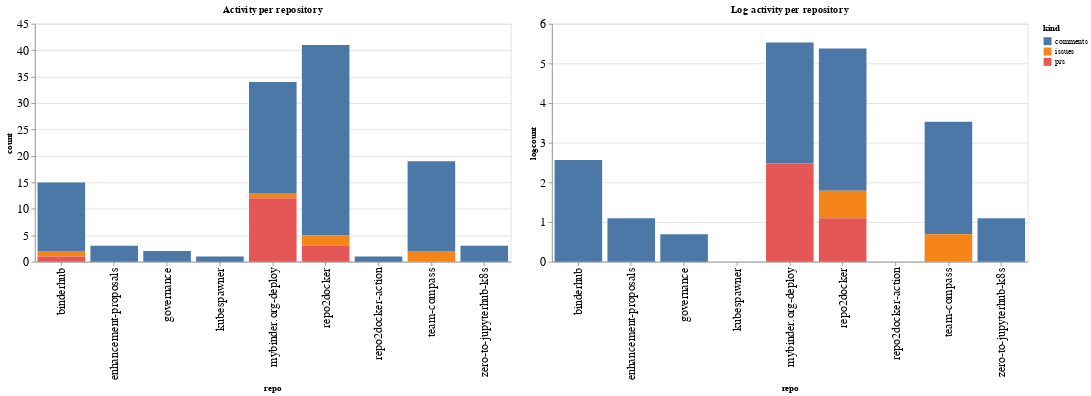

The notebook cell this image was saved under:
### Code cell
ch1 = alt.Chart(repo_summaries, width=600, title="Activity per repository").mark_bar().encode(
    x='repo',
    y='count',
    color='kind',
    tooltip="kind"
)

ch2 = alt.Chart(repo_summaries, width=600, title="Log activity per repository").mark_bar().encode(
    x='repo',
    y='logcount',
    color='kind',
    tooltip="kind"
)

ch1 | ch2

### Figure 1 — Vega-Lite specification as saved in the notebook (floating-point values rounded to 4 significant figures)
{"config": {"axisLeft": {"labelFontSize": 15}, "axisBottom": {"labelFontSize": 15}}, "hconcat": [{"mark": "bar", "encoding": {"color": {"type": "nominal", "field": "kind"}, "tooltip": {"type": "nominal", "field": "kind"}, "x": {"type": "nominal", "field": "repo"}, "y": {"type": "quantitative", "field": "count"}}, "title": "Activity per repository", "width": 600}, {"mark": "bar", "encoding": {"color": {"type": "nominal", "field": "kind"}, "tooltip": {"type": "nominal", "field": "kind"}, "x": {"type": "nominal", "field": "repo"}, "y": {"type": "quantitative", "field": "logcount"}}, "title": "Log activity per repository", "width": 600}], "data": {"name": "data-5e0f8024e871a540cceba95d7c41c700"}, "$schema": "https://vega.github.io/schema/vega-lite/v4.8.1.json", "datasets": {"data-5e0f8024e871a540cceba95d7c41c700": [{"repo": "binderhub", "kind": "comments", "count": 13, "logcount": 2.565}, {"repo": "binderhub", "kind": "issues", "count": 1, "logcount": 0.0}, {"repo": "binderhub", "kind": "prs", "count": 1, "logcount": 0.0}, {"repo": "enhancement-proposals", "kind": "comments", "count": 3, "logcount": 1.099}, {"repo": "governance", "kind": "comments", "count": 2, "logcount": 0.6931}, {"repo": "kubespawner", "kind": "comments", "count": 1, "logcount": 0.0}, {"repo": "mybinder.org-deploy", "kind": "comments", "count": 21, "logcount": 3.045}, {"repo": "mybinder.org-deploy", "kind": "issues", "count": 1, "logcount": 0.0}, {"repo": "mybinder.org-deploy", "kind": "prs", "count": 12, "logcount": 2.485}, {"repo": "repo2docker", "kind": "comments", "count": 36, "logcount": 3.584}, {"repo": "repo2docker", "kind": "issues", "count": 2, "logcount": 0.6931}, {"repo": "repo2docker", "kind": "prs", "count": 3, "logcount": 1.099}, {"repo": "repo2docker-action", "kind": "comments", "count": 1, "logcount": 0.0}, {"repo": "team-compass", "kind": "comments", "count": 17, "logcount": 2.833}, {"repo": "team-compass", "kind": "issues", "count": 2, "logcount": 0.6931}, {"repo": "zero-to-jupyterhub-k8s", "kind": "comments", "count": 3, "logcount": 1.099}]}}
